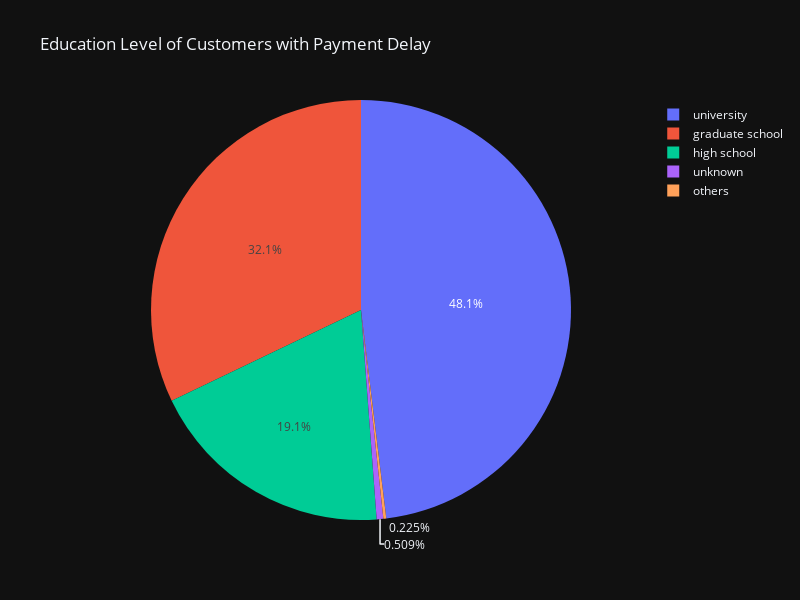

Write notebook code for a chart like this one.
### Markdown cell above
### Insight 2

### Code cell
education_counts = delay_client_demo.groupby('EDUCATION').size().reset_index(name='Count')

fig = go.Figure(data=go.Pie(
    labels=education_counts['EDUCATION'],
    values=education_counts['Count']), 
    layout=go.Layout(title='Education Level of Customers with Payment Delay',
                        template='plotly_dark',
                        width=800,
                        height=600))

fig.show()

### Figure 1 — Plotly figure (JSON) as saved in the notebook; plotly's stock layout.template omitted (floating-point values rounded to 4 significant figures)
{"data": [{"labels": ["graduate school", "high school", "others", "university", "unknown"], "type": "pie", "values": [2144, 1273, 15, 3209, 34]}], "layout": {"height": 600, "title": {"text": "Education Level of Customers with Payment Delay"}, "width": 800}}
